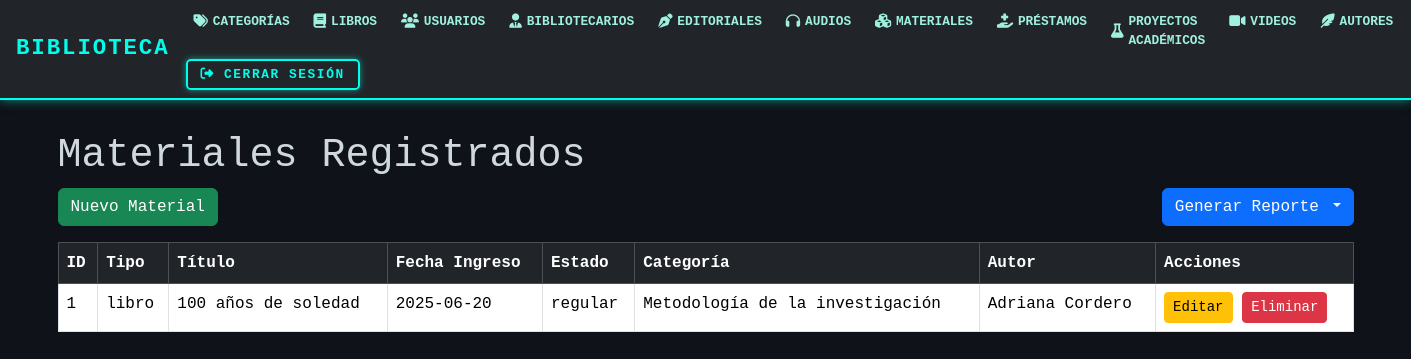
/materiales/, run on an earlier commit of the app's database.
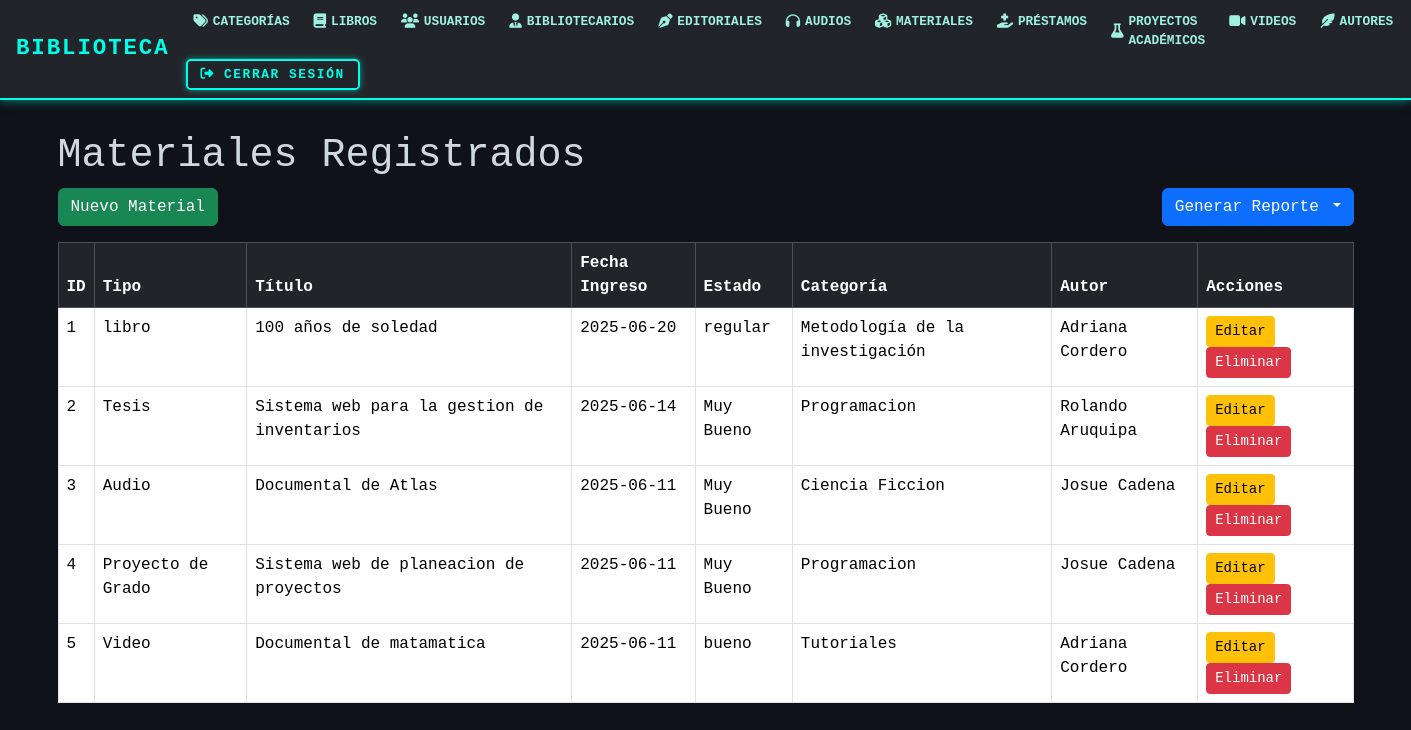
And on a later commit of the database.
### models/material_model.py (models this page shows, shortened)
class Material(db.Model):
    __tablename__ = 'materiales'
    id_material = db.Column(db.Integer, primary_key=True)
    tipo = db.Column(db.String(50), nullable=False)
    titulo = db.Column(db.String(100), nullable=False)
    fecha_ingreso = db.Column(db.String(20), nullable=False)
    estado = db.Column(db.String(20), nullable=False)
    id_categoria = db.Column(db.Integer, db.ForeignKey('categoria.id_cat'),nullable=False)
    id_autor = db.Column(db.Integer, db.ForeignKey('autores.id_autor'), nullable=False)
    categoria = db.relationship('Categoria', back_populates='materiales')
    libro = db.relationship('Libro', back_populates='material')
    autor = db.relationship('Autores', back_populates='materiales')
    audio = db.relationship('Audio', back_populates = 'material')
    proyecto_academico = db.relationship('Proyecto', back_populates='material')
    video = db.relationship('Video', back_populates='material')
    @staticmethod
    def get_all():
        return Material.query.all()

### models/categoria_model.py (models this page shows, shortened)
class Categoria(db.Model):
    __tablename__ = "categoria"
    id_cat = db.Column(db.Integer, primary_key=True)
    nombre = db.Column(db.String(50), nullable=False)
    materiales = db.relationship('Material', back_populates='categoria')

### models/autores_model.py (models this page shows, shortened)
class Autores(db.Model):
    __tablename__ = "autores"
    id_autor = db.Column(db.Integer,primary_key=True)
    nombre = db.Column(db.String(150),nullable=False)
    materiales = db.relationship('Material', back_populates='autor')

### controllers/material_controllers.py (the view)
@material_bp.route("/")
def index():
    materiales = Material.get_all()
    return material_view.list(materiales)

### views/material_view.py (called while the page is built)
def list(materiales):
    return render_template('materiales/index.html', materiales=materiales)

### templates/materiales/index.html (shortened to what this page needs)
{% extends 'base.html' %}
{% block content %}
<h1>Materiales Registrados</h1>
<div class="d-flex justify-content-between mb-3">
    <a href="{{ url_for('material.create') }}" class="btn btn-success">Nuevo Material</a>
    <div class="btn-group">
        <button class="btn btn-primary dropdown-toggle" data-bs-toggle="dropdown" aria-expanded="false">
            Generar Reporte
        </button>
    </div>
</div>
<table class="table table-bordered">
    <thead class="table-dark">
        <tr>
            <th>ID</th>
            <th>Tipo</th>
            <th>Título</th>
            <th>Fecha Ingreso</th>
            <th>Estado</th>
            <th>Categoría</th>
            <th>Autor</th>
            <th>Acciones</th>
        </tr>
    </thead>
    <tbody>
        {% for mat in materiales %}
        <tr>
            <td>{{ mat.id_material }}</td>
            <td>{{ mat.tipo }}</td>
            <td>{{ mat.titulo }}</td>
            <td>{{ mat.fecha_ingreso }}</td>
            <td>{{ mat.estado }}</td>
            <td>{{ mat.categoria.nombre }}</td>
            <td>{{ mat.autor.nombre }}</td>
            <td>
                <a href="{{ url_for('material.edit', id_material=mat.id_material) }}" class="btn btn-warning btn-sm">Editar</a>
                <a href="{{ url_for('material.delete', id_material=mat.id_material) }}" class="btn btn-danger btn-sm" onclick="return confirm('¿Seguro que quieres eliminarlo?')">Eliminar</a>
            </td>
        </tr>
        {% else %}
        <tr><td colspan="8" class="text-center">No hay materiales registrados.</td></tr>
        {% endfor %}
    </tbody>
</table>
{% endblock %}

### templates/base.html (shortened to what this page needs)
<!doctype html>
<html lang="es">
<head>
  <link
    href="https://cdn.jsdelivr.net/npm/bootstrap@5.3.6/dist/css/bootstrap.min.css"
    rel="stylesheet"
  />
  <link
    href="https://cdnjs.cloudflare.com/ajax/libs/font-awesome/6.5.1/css/all.min.css"
    rel="stylesheet"
  />
<nav class="navbar navbar-expand-lg navbar-dark bg-dark px-3">
  <a class="navbar-brand" href="#">BIBLIOTECA</a>
  <div class="collapse navbar-collapse" id="navbarNav">
    <ul class="navbar-nav gap-2">
      <li class="nav-item">
        <a class="nav-link" href="/categorias/">
          <i class="fas fa-tags nav-icon"></i>Categorías
        </a>
      </li>
      <li class="nav-item">
        <a class="nav-link" href="/libros/">
          <i class="fas fa-book nav-icon"></i>Libros
        </a>
      </li>
      <li class="nav-item">
        <a class="nav-link" href="/usuarios/">
          <i class="fas fa-users nav-icon"></i>Usuarios
        </a>
      </li>
      <li class="nav-item">
        <a class="nav-link" href="/bibliotecarios/">
          <i class="fas fa-user-tie nav-icon"></i>Bibliotecarios
        </a>
      </li>
      <li class="nav-item">
        <a class="nav-link" href="/editoriales/">
          <i class="fas fa-pen-nib nav-icon"></i>Editoriales
        </a>
      </li>
      <li class="nav-item">
        <a class="nav-link" href="/audios/">
          <i class="fas fa-headphones nav-icon"></i>Audios
        </a>
      </li>
      <li class="nav-item">
        <a class="nav-link" href="/materiales/">
          <i class="fas fa-cubes nav-icon"></i>Materiales
        </a>
      </li>
      <li class="nav-item">
        <a class="nav-link" href="/prestamos/">
          <i class="fas fa-hand-holding-medical nav-icon"></i>Préstamos
        </a>
      </li>
      <li class="nav-item">
        <a class="nav-link" href="/proyectos_academicos/">
          <i class="fas fa-flask nav-icon"></i>Proyectos Académicos
        </a>
      </li>
      <li class="nav-item">
        <a class="nav-link" href="/videos/">
          <i class="fas fa-video nav-icon"></i>Videos
        </a>
      </li>
      <li class="nav-item">
        <a class="nav-link" href="/autores/">
          <i class="fas fa-feather-alt nav-icon"></i>Autores
        </a>
      </li>
    </ul>
    <div class="d-flex">
      <a href="{{ url_for('auth.logout') }}" class="btn btn-logout">
        <i class="fas fa-sign-out-alt"></i> Cerrar sesión
      </a>
    </div>
  </div>
</nav>
  <div class="container">
    {% block content %}
    {% endblock %}
  </div>
</body>
</html>

### templates/base.html (style rules this page uses)
.navbar { border-bottom: 2px solid #00ffea; box-shadow: 0 0 10px #00ffea88; }
.navbar-brand { font-weight: 900; font-size: 1.4rem; letter-spacing: 0.12rem; color: #00ffea !important; text-transform: uppercase; }
.nav-link { font-weight: 600; font-size: 0.8rem; color: #a0f0e0 !important; text-transform: uppercase; transition: color 0.3s ease; display: flex; align-items: center; gap: 0.3rem; padding: 0.25rem 0.4rem; }
.nav-icon { font-size: 0.9rem; }
.btn-logout { border: 2px solid #00ffea; color: #00ffea; font-weight: 700; letter-spacing: 0.1rem; text-transform: uppercase; padding: 0.25rem 0.8rem; transition: all 0.3s ease; background: transparent; border-radius: 0.3rem; box-shadow: 0 0 6px #00ffea88; font-size: 0.8rem; }
.navbar-collapse { justify-content: space-between; align-items: center; flex-wrap: wrap; gap: 0.3rem; }
.container { margin-top: 2rem; }

What changed in the data, as far as the page shows it:
added Material: id_material "2", tipo "Tesis", titulo "Sistema web para la gestion de inventarios", fecha_ingreso "2025-06-14", estado "Muy Bueno", categoria.nombre "Programacion", autor.nombre "Rolando Aruquipa"
added Material: id_material "3", tipo "Audio", titulo "Documental de Atlas", fecha_ingreso "2025-06-11", estado "Muy Bueno", categoria.nombre "Ciencia Ficcion", autor.nombre "Josue Cadena"
added Material: id_material "4", tipo "Proyecto de Grado", titulo "Sistema web de planeacion de proyectos", fecha_ingreso "2025-06-11", estado "Muy Bueno", categoria.nombre "Programacion", autor.nombre "Josue Cadena"
added Material: id_material "5", tipo "Video", titulo "Documental de matamatica", fecha_ingreso "2025-06-11", estado "bueno", categoria.nombre "Tutoriales", autor.nombre "Adriana Cordero"
